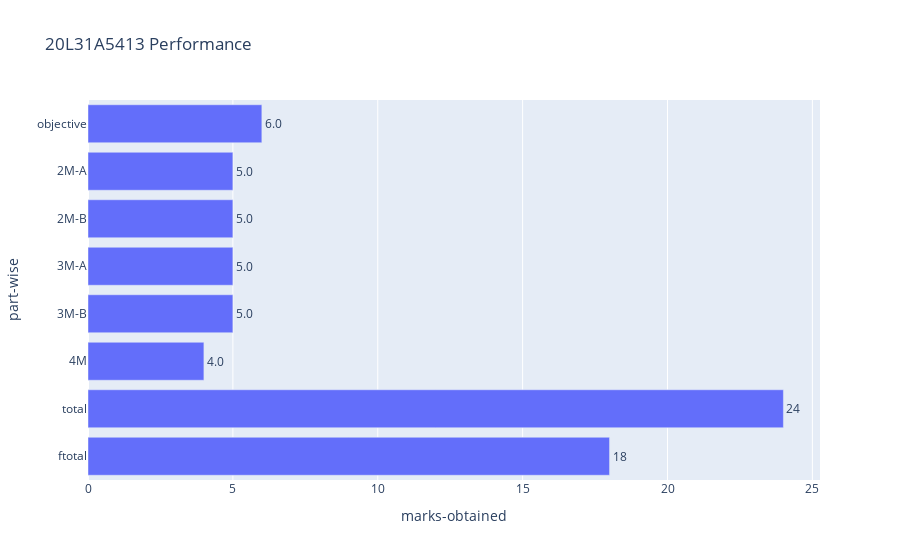

The notebook cell saved with this chart:
### Code cell
rollno = input("Enter roll num: ")
roll_no = difflib.get_close_matches(str(rollno), list(python['roll']))
roll_no = roll_no[0]
std_df = python.loc[python['roll']==roll_no]
std_pivot = std_df.transpose().reset_index()
std_pivot= std_pivot.iloc[1:]
std_pivot
std_pivot.columns = ['part-wise','marks-obtained']
std_pivot
fig = px.bar(std_pivot,y='part-wise', x='marks-obtained', text='marks-obtained', orientation='h',title=f'{roll_no} Performance')
fig.update_traces(texttemplate='%{text:.2s}', textposition='outside')
fig.update_layout(uniformtext_minsize=8, uniformtext_mode='hide')
fig.update_layout(
    yaxis = dict(autorange="reversed")
)
fig.show()

### Figure 1 — Plotly figure (JSON) as saved in the notebook; plotly's stock layout.template omitted (floating-point values rounded to 4 significant figures)
{"data": [{"alignmentgroup": "True", "hovertemplate": "marks-obtained=%{text}<br>part-wise=%{y}<extra></extra>", "legendgroup": "", "marker": {"color": "#636efa", "pattern": {"shape": ""}}, "name": "", "offsetgroup": "", "orientation": "h", "showlegend": false, "text": [6, 5, 5, 5, 5, 4, 24, 18], "textposition": "outside", "texttemplate": "%{text:.2s}", "type": "bar", "x": [6, 5, 5, 5, 5, 4, 24, 18], "xaxis": "x", "y": ["objective", "2M-A", "2M-B", "3M-A", "3M-B", "4M", "total", "ftotal"], "yaxis": "y"}], "layout": {"barmode": "relative", "legend": {"tracegroupgap": 0}, "title": {"text": "20L31A5413 Performance"}, "uniformtext": {"minsize": 8, "mode": "hide"}, "xaxis": {"anchor": "y", "domain": [0, 1], "title": {"text": "marks-obtained"}}, "yaxis": {"anchor": "x", "autorange": "reversed", "domain": [0, 1], "title": {"text": "part-wise"}}}}
